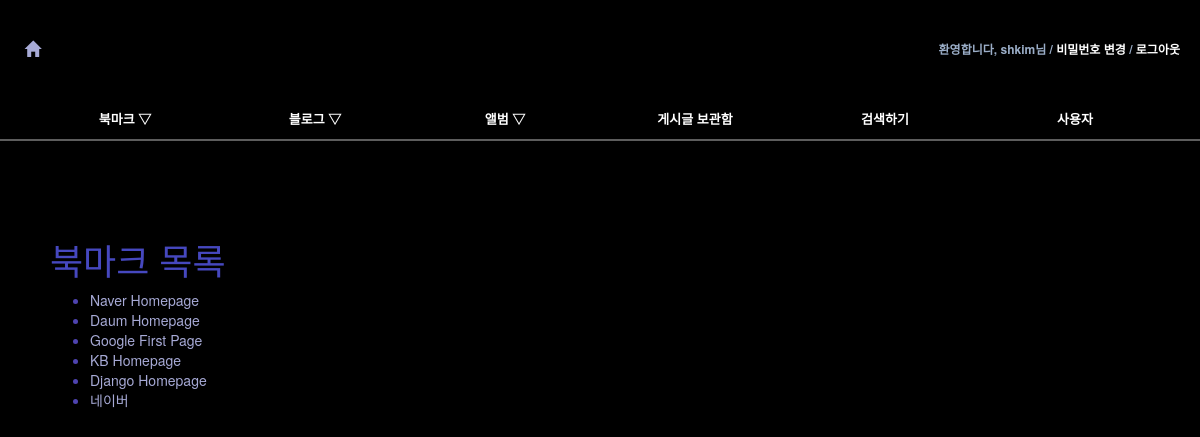
Page /bookmark/ (signed in) on the committed database.
### bookmark/models.py (models this page shows)
@python_2_unicode_compatible
class Bookmark(models.Model):
    title = models.CharField(max_length=100, blank=True, null=True)
    url = models.URLField('url', unique=True)
    owner = models.ForeignKey(User, null=True)
    def __str__(self):
        return self.title

### bookmark/views.py (the view)
class BookmarkLV(ListView):
    model = Bookmark

### bookmark/templates/bookmark/bookmark_list.html (shortened to what this page needs)
{% extends "base.html" %}
{% block content %}
<div id="content">
    <h1>북마크 목록</h1>
    <ul>
        {% for bookmark in object_list %}
            <li><a href="{% url 'bookmark:detail' bookmark.id %}">{{ bookmark }}</a></li>
        {% endfor %}
    </ul>
</div>
{% endblock %}

### templates/base.html (shortened to what this page needs)
<!DOCTYPE html>
<html lang="ko">
<head>
{% load staticfiles %}
<link rel="stylesheet" type="text/css" href="{% block stylesheet %}{% static "css/base.css" %}{% endblock %}" />
<link rel="stylesheet" type="text/css" href="{% block extrastyle %}{% endblock %}" />
<link href="{% static "css/bootstrap.min.css" %}" rel="stylesheet">
<link rel="stylesheet" href="https://maxcdn.bootstrapcdn.com/bootstrap/3.3.7/css/bootstrap.min.css">
</head>
<body>
<div id="header">
    <h2 class="maintitle"><a href="{% url 'home' %}">&nbsp;<span class="glyphicon glyphicon-home"></span></a></h2>
    {% if user.is_active %}
    <h4 class="welcome">환영합니다,
                <strong>{% firstof user.get_short_name user.get_username %}님</strong> /
                <a href="{% url 'password_change' %}">비밀번호 변경</a> /
                <a href="{% url 'logout' %}">로그아웃</a>
    </h4>
    {% else %}
    <h4 class="welcome">환영합니다, 익명의 사용자님 /
                <a href="{% url 'login' %}">로그인</a> /
                <a href="{% url 'register' %}">회원가입</a>
    </h4>
    {% endif %}
</div>
<div id="menu">
    <li><a href="{% url 'bookmark:index' %}">북마크 ▽</a>
    </li>
    <li><a href="{% url 'blog:index' %}">블로그 ▽</a>
    </li>
    <li><a href="{% url 'photo:index' %}">앨범 ▽</a>
    </li>
    <li><a href="{% url 'blog:post_archive' %}">게시글 보관함</a></li>
    <li><a href="{% url 'blog:search' %}">검색하기</a></li>
    <li><a href="{% url 'admin:index' %}">사용자</a></li>
</div>
{% block content %}{% endblock %}
</body>
</html>

### static/css/base.css (style rules this page uses)
body { font-family: "Lucida Grande", Verdana, Arial, sans-serif; font-size: 14px; }
div#header { position: absolute; top: 0px; left: 0px; height: 100px; width: 100%; display: table; background-image: url("https://upload.wikimedia.org/wikipedia/commons/6/69/NASA-HS201427a-HubbleUltraDeepField2014-20140603.jpg"); }
div#menu { position: absolute; top: 100px; left: 0px; height: 20px; padding:10px; width: 100%; display: table; table-layout: fixed; border-spacing: 40px 0px; background: black; font-size: 13px; border-bottom: solid 2px #5d5d5d; }
div#content { position: absolute; top: 220px; left: 50px; right: 50px }
div#content h1 { color: #4648bf; }
.maintitle { display: table-cell; vertical-align: middle; padding-left: 20px; color: #ffc; font-weight: bold; font-size: 16px; }
.welcome { display: table-cell; vertical-align: middle; text-align: right; padding-right: 20px; color: #9baec8; font-weight: bold; font-size: 12px; }
.welcome a:link, .welcome a:visited { color: white; }
div#menu a:link, div#menu a:visited { color: #ffffff; }
div#menu > li { display: table-cell; vertical-align: middle; border-radius: 25px; text-align: center; font-weight: bold; }
div#menu li { vertical-align: middle; text-align: center; font-weight: bold; }
li { color: #4f44b1; }
a:link, a:visited { color: #a7aad6; text-decoration: none; }

### rows in the picture
Bookmark: title "Naver Homepage"
Bookmark: title "Daum Homepage"
Bookmark: title "Google First Page"
Bookmark: title "KB Homepage"
Bookmark: title "Django Homepage"
Bookmark: title "네이버"
